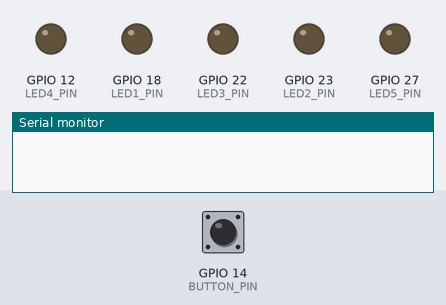
A sketch run on a simulated ESP32. On the bench: output pins drawn as LEDs (lit = HIGH), the last lines printed to the serial monitor. Inputs (shaded band) come from the test bench; at power-on: GPIO 14 (BUTTON_PIN) HIGH.

Above: at 1.2 s.
1.3 s: GPIO 14 (BUTTON_PIN) pulled LOW for 0.15 s
At 2.3 s:
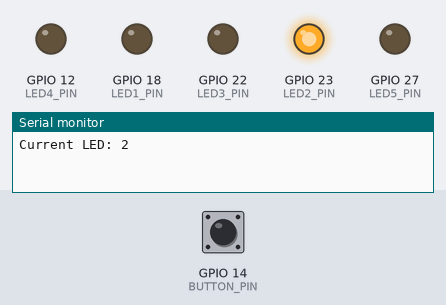
2.9 s: GPIO 14 (BUTTON_PIN) pulled LOW for 1 s
At 3.6 s:
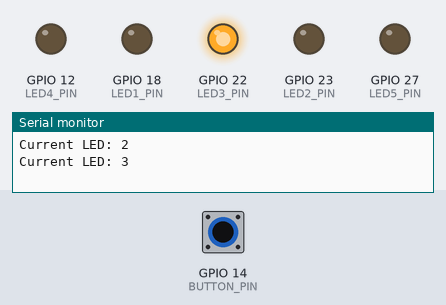
5.4 s: GPIO 14 (BUTTON_PIN) pulled LOW for 0.15 s
At 6.6 s:
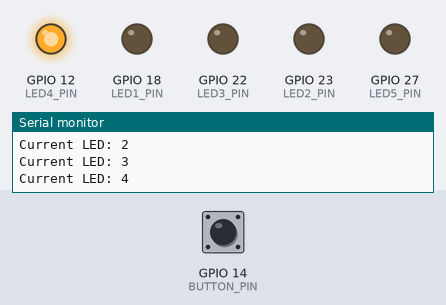
7.0 s: GPIO 14 (BUTTON_PIN) pulled LOW for 3.2 s
At 7.9 s:
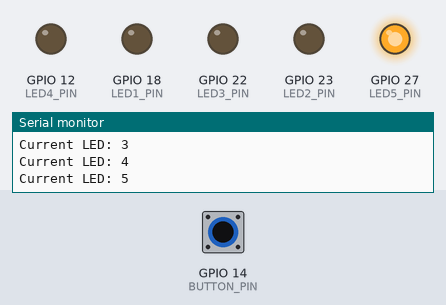
11.7 s: GPIO 14 (BUTTON_PIN) pulled LOW for 0.15 s
At 12.7 s:
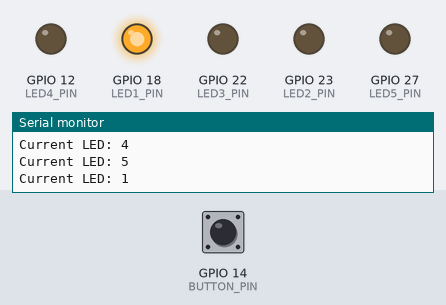
Timing chart, 0 to 14.3 s (numbered marks = the images above; inputs shaded):
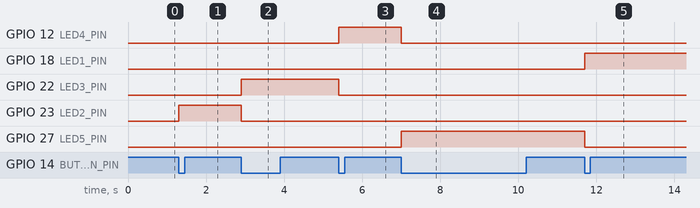

Measured:
- after the input at 1.3 s, GPIO 23 (LED2_PIN): LOW → HIGH at once
- after the input at 2.9 s, GPIO 22 (LED3_PIN): LOW → HIGH at once; GPIO 23 (LED2_PIN): HIGH → LOW at once
- after the input at 5.4 s, GPIO 12 (LED4_PIN): LOW → HIGH at once; GPIO 22 (LED3_PIN): HIGH → LOW at once
- after the input at 7.0 s, GPIO 12 (LED4_PIN): HIGH → LOW at once; GPIO 27 (LED5_PIN): LOW → HIGH at once
- after the input at 11.7 s, GPIO 18 (LED1_PIN): LOW → HIGH at once; GPIO 27 (LED5_PIN): HIGH → LOW at once

The sketch:

button_code.ino
```cpp
// Pin definitions
#define BUTTON_PIN 14    // GPIO pin connected to the button
#define LED1_PIN 18       // GPIO pin for LED 1
#define LED2_PIN 23       // GPIO pin for LED 2
#define LED3_PIN 22      // GPIO pin for LED 3
#define LED4_PIN 12     // GPIO pin for LED 4
#define LED5_PIN 27       // GPIO pin for LED 5

// Variables
int currentLED = 0;  // Tracks which LED is currently ON

void setup() {
  // Initialize the button pin as input with an internal pull-up resistor
  pinMode(BUTTON_PIN, INPUT_PULLUP);

  // Initialize LED pins as outputs
  pinMode(LED1_PIN, OUTPUT);
  pinMode(LED2_PIN, OUTPUT);
  pinMode(LED3_PIN, OUTPUT);
  pinMode(LED4_PIN, OUTPUT);
  pinMode(LED5_PIN, OUTPUT);

  // Turn off all LEDs initially
  digitalWrite(LED1_PIN, LOW);
  digitalWrite(LED2_PIN, LOW);
  digitalWrite(LED3_PIN, LOW);
  digitalWrite(LED4_PIN, LOW);
  digitalWrite(LED5_PIN, LOW);

  // Begin Serial communication
  Serial.begin(115200);
}

void loop() {
  // Read the button state
  static bool lastButtonState = HIGH;  // Tracks the previous state of the button
  bool buttonState = digitalRead(BUTTON_PIN);

  // Check for a button press (LOW because of pull-up resistor)
  if (buttonState == LOW && lastButtonState == HIGH) {
    // Turn off the current LED
    turnOffAllLEDs();

    // Move to the next LED
    currentLED = (currentLED + 1) % 5;  // Cycle through 0 to 4

    // Turn on the new LED
    turnOnLED(currentLED);

    // Print the current LED number
    Serial.print("Current LED: ");
    Serial.println(currentLED + 1);

    // Debounce delay
    delay(200);
  }

  lastButtonState = buttonState;  // Update the button state
}

void turnOffAllLEDs() {
  digitalWrite(LED1_PIN, LOW);
  digitalWrite(LED2_PIN, LOW);
  digitalWrite(LED3_PIN, LOW);
  digitalWrite(LED4_PIN, LOW);
  digitalWrite(LED5_PIN, LOW);
}

void turnOnLED(int ledIndex) {
  switch (ledIndex) {
    case 0: digitalWrite(LED1_PIN, HIGH); break;
    case 1: digitalWrite(LED2_PIN, HIGH); break;
    case 2: digitalWrite(LED3_PIN, HIGH); break;
    case 3: digitalWrite(LED4_PIN, HIGH); break;
    case 4: digitalWrite(LED5_PIN, HIGH); break;
  }
}
```
